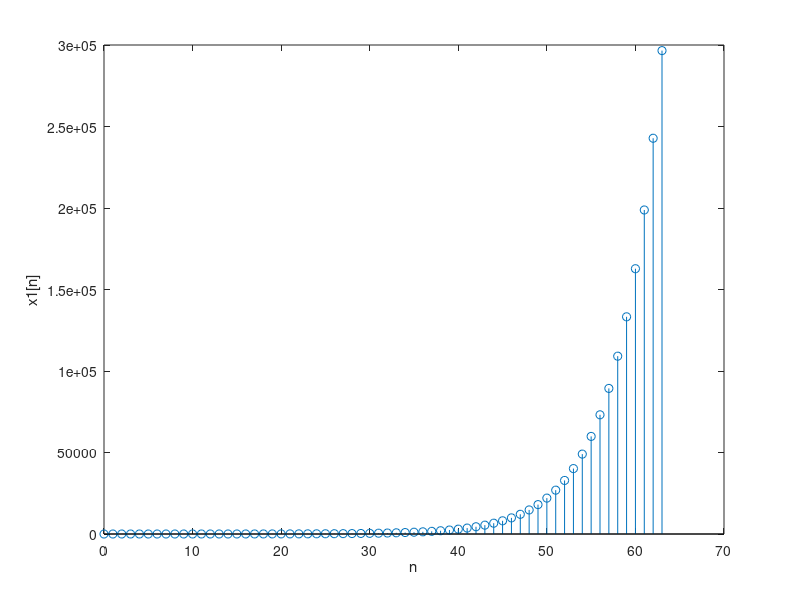
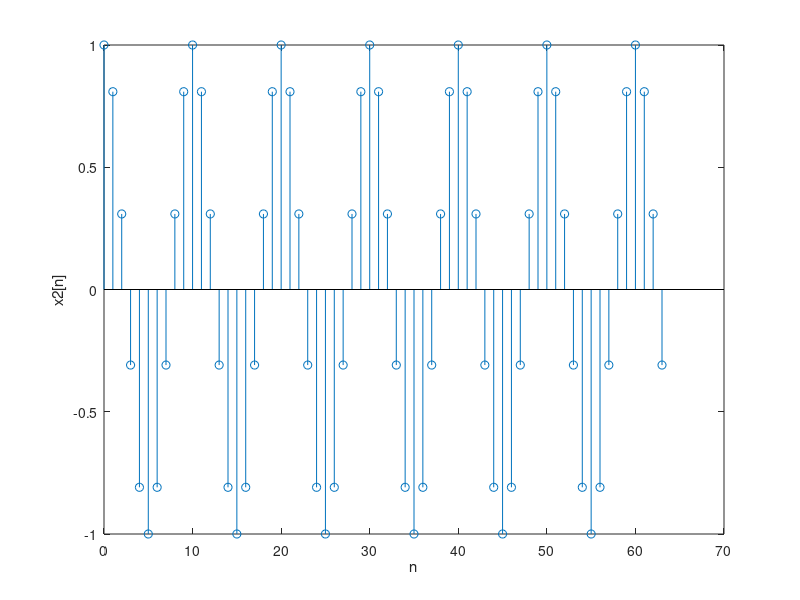
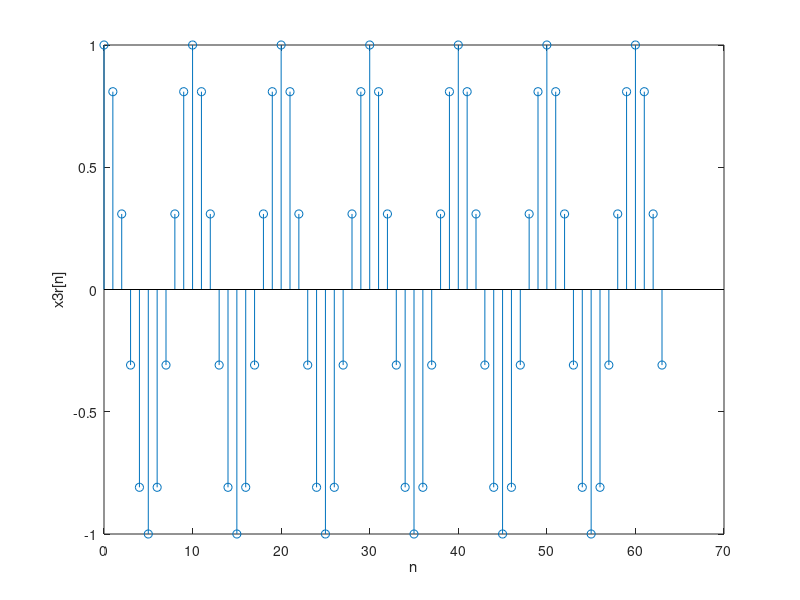
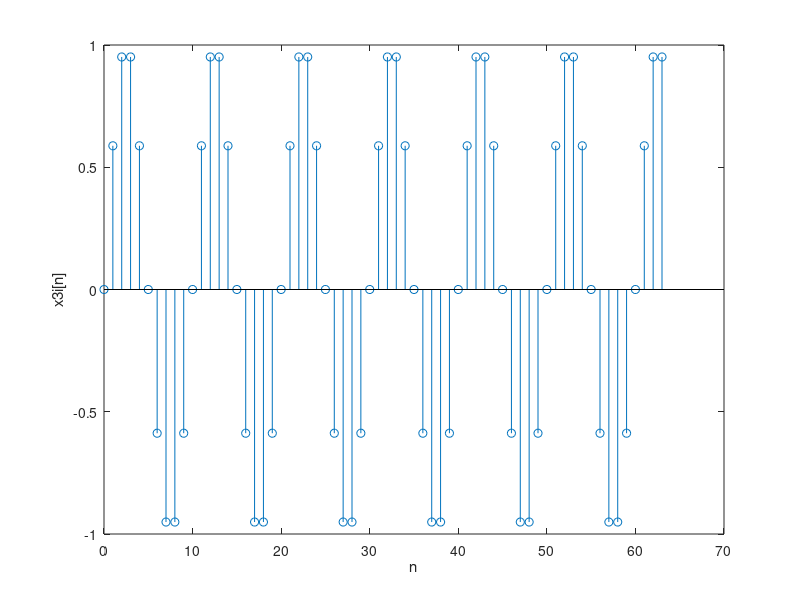

Write MATLAB code to recreate these figures, in order.
% CODE FROM LAB1 SLIDE 8 - QMULID = 210983063
ns=0;
ne=63;
n = ns:1:ne;
% Time
x1 = exp(0.2*n); % exponential signal
x2 = cos(2*pi*n/10);% sinusoidal signal
x3 = exp(j*2*pi*n/10);% complex exponential signal
x3r = real(x3);% real part of x3
x3i =imag(x3); % imaginary part of x3
x3a = abs(x3);% magnitude of x3
x3p = angle(x3);% phase of x3

%ADD THE CODE FOR PLOTTING x1, x2, x3r, x3i
stem(n,x1)
xlabel('n')
ylabel('x1[n]')
figure

stem(n,x2)
xlabel('n')
ylabel('x2[n]')
figure

stem(n,x3r)
xlabel('n')
ylabel('x3r[n]')
figure

stem(n,x3i)
xlabel('n')
ylabel('x3i[n]')
figure


% CODE FROM LAB1 SLIDE 9 - QMULID = 210983063
ts=0;
te=63;
dt=0.001;
t = ts:dt:te; % Time
x1 = exp(-0.2*t); % exponential signal
x2 = cos(2*pi*t/10); % sinusoidal signal
x3 = exp(j*2*pi*t/10); % complex exponential signal
x3r = real(x3); % real part of x3
x3i = imag(x3); % imaginary part of x3
x3a = abs(x3); % magnitude of x3
x3p = angle(x3); % angle of x3

%ADD THE CODE FOR PLOTTING x1, x2, x3r, x3i
stem(t,x1)
xlabel('n')
ylabel('x1[t]')
figure

stem(t,x2)
xlabel('n')
ylabel('x2[t]')
figure

stem(t,x3r)
xlabel('n')
ylabel('x3r[t]')
figure

stem(t,x3i)
xlabel('n')
ylabel('x3i[t]')
figure

% CODE FROM LAB1 SLIDE 11 - QMULID = 210985919
%%%%%%%%%% CAREFUL YOU NEED TO REPLACE x IN THE LINE BELOW WITH THE CORRECT SIGNAL NAME
ts=0;
te=63;
dt=0.001;
t = ts:dt:te; % Time
x1 = exp(-0.2*t); % exponential signal
x2 = cos(2*pi*t/10); % sinusoidal signal
x3 = exp(j*2*pi*t/10); % complex exponential signal
x3r = real(x3); % real part of x3
x3i = imag(x3); % imaginary part of x3
x3a = abs(x3); % magnitude of x3
x3p = angle(x3); % angle of x3

Arx=sum(x1)*dt ; % Area of x 
Avx= (sum(x1)*dt )/(length(x1)*dt ); %Average value of x
Ex= sum(x1.^2)*dt ; % Energy of x
Px= (sum(x1.^2)*dt )/(length(x1)*dt ); %Power of x

Arx=sum(x2)*dt ; % Area of x2 
Avx= (sum(x2)*dt )/(length(x2)*dt ); %Average value of x2
Ex= sum(x2.^2)*dt ; % Energy of x2
Px= (sum(x2.^2)*dt )/(length(x2)*dt ); %Power of x2

Arx=sum(x3r)*dt ; % Area of x3r 
Avx= (sum(x3r)*dt )/(length(x3r)*dt ); %Average value of x3r
Ex= sum(x3r.^2)*dt ; % Energy of x3r
Px= (sum(x3r.^2)*dt )/(length(x3r)*dt ); %Power of x3r

% CODE FROM LAB1 SLIDE 12 - QMULID = 210985919
ns=0;
ne=63;
n = ns:1:ne;
% Time
x1 = exp(0.2*n); % exponential signal
x2 = cos(2*pi*n/10);% sinusoidal signal
x3 = exp(j*2*pi*n/10);% complex exponential signal
x3r = real(x3);% real part of x3
x3i =imag(x3); % imaginary part of x3
x3a = abs(x3);% magnitude of x3
x3p = angle(x3);% phase of x3

Arx = sum(x1); % Area of x1
Avx = sum(x1)/length(x1); % Average value of x1
Ex = sum(x1.^2); % Energy of x1
Px = sum(x1.^2)/length(x1); % Mean Power of x1

Arx = sum(x2);
Avx = sum(x2)/length(x2);
Ex = sum(x2.^2);
Px = sum(x2.^2)/length(x2);

Arx = sum(x3r);
Avx = sum(x3r)/length(x3r);
Ex = sum(x3r.^2);
Px = sum(x3r.^2)/length(x3r);

